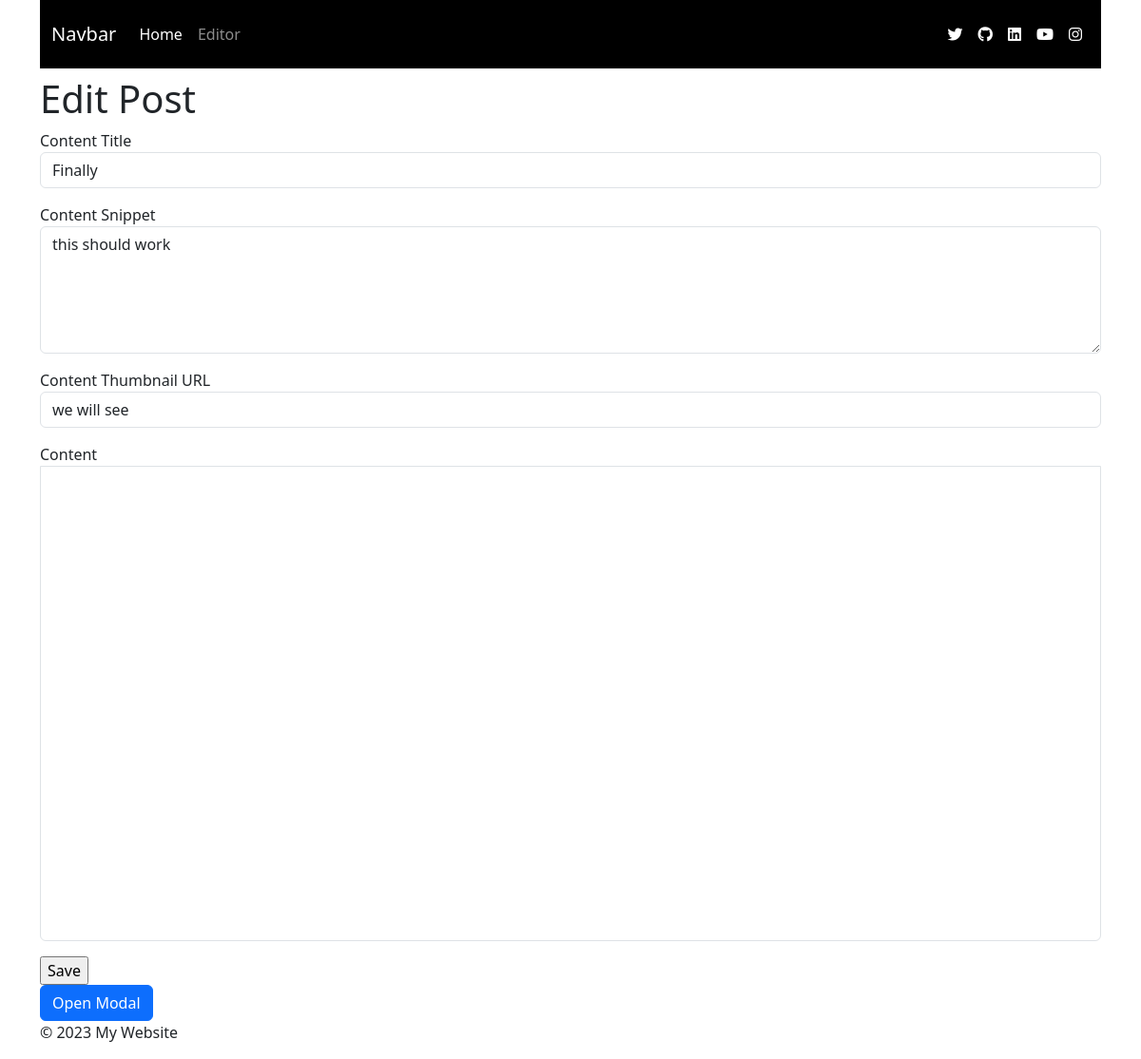
The app's page /editor/edit_post?id=7, older data.
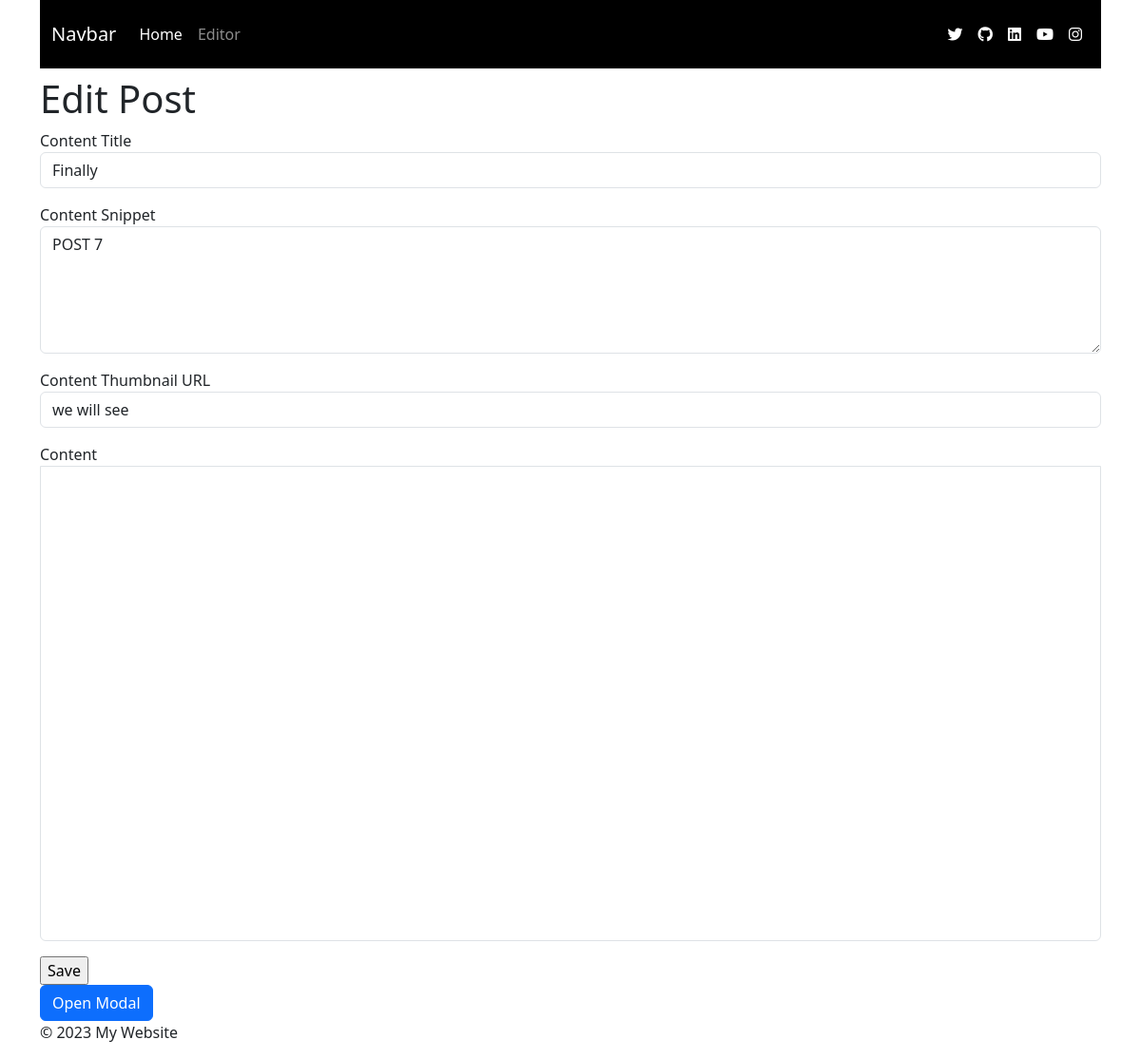
The same page, newer data.
### app/models.py (models this page shows)
class Content(db.Model):
    id = db.Column(db.Integer, primary_key=True)
    title = db.Column(db.String(140), index=True)
    snippet = db.Column(db.String(280), index=True)
    thumbnail_url = db.Column(db.String(280), index=True)
    content = db.Column(db.Text)

### app/editor/views.py (the view)
@bp.route("/edit_post", methods=["GET", "POST"])
def edit_post():
    id = request.args.get("id")
    post = db.session.query(Content).get(id)
    return render_template("editor.html", page_title="Edit Post", post=post)

### app/editor/templates/editor.html (shortened to what this page needs)
{% extends 'base.html' %}
{% block styles %}
<link href="https://cdn.quilljs.com/1.3.6/quill.snow.css" rel="stylesheet">
<link rel="stylesheet" href="{{ url_for('editor.static', filename='css/styles.css') }}">
{% endblock %}
{% block content %}
<form id="content-form" action="" method="">
    <div class="mb-3">
        <label for="content-title">Content Title</label>
        <input type="text" class="form-control" id="content-title" value="{% if post %}{{ post.title }}{% endif %}">
    </div>
    <div class="mb-3">
        <label for="content-snippet">Content Snippet</label>
        <textarea class="form-control" id="content-snippet" cols="30"
            rows="5">{% if post %}{{ post.snippet }}{% endif %}</textarea>
    </div>
    <div class="mb-3">
        <label for="content-thumbnail-url">Content Thumbnail URL</label>
        <input class="form-control" type="text" id="content-thumbnail-url"
            value="{% if post %}{{ post.thumbnail_url}}{% endif %}">
    </div>
    <div class="mb-3">
        <label for="editor">Content</label>
        <div id="editor"></div>
    </div>
    <input type="submit" value="Save">
</form>
<button type="button" class="btn btn-primary" data-bs-toggle="modal" data-bs-target="#myModal">
    Open Modal
</button>
{% endblock %}

Row changes from the older to the newer data that the page shows:
changed Content "Finally": snippet "this should work" → "POST 7"
